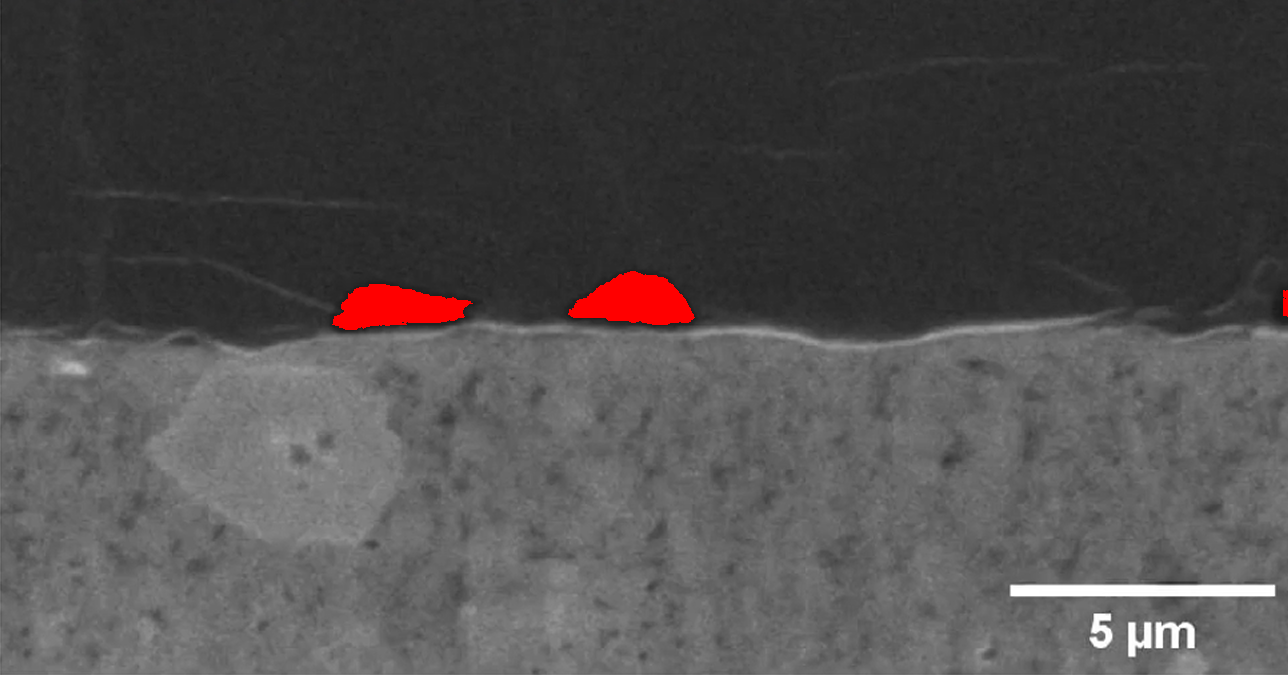
#> input picture 10_Rycle_Rerun/CLAUDE/T1S1/backup9/Li_0.125_gap.png, 1288 x 675 px; its folder holds only this picture in this run
$ python py1.py ../../../CLAUDE/T1S1/backup9
#> lines starting #> are read from the running program, lines starting #| are printed output that depends on the picture; after the words box and inside, x2 and y2 are one past the last pixel; in counts of white or black regions, pixels touching at a corner belong together
#> in process_images, img is the input picture: PIL image 1288x675 RGB; mean R, G, B 79.2, 76.6, 76.6
import os
import csv
import sys
from PIL import Image
import numpy as np
from collections import deque

def get_gap_flag_map(gray_array):
    """
    Identify GAP pixels based on grayscale conditions:
    (1) Pixel value between 5-30 inclusive
    (2) Component containing adjacent pixel has >=20 contiguous pixels
    """
    height, width = gray_array.shape
#> height = 675; width = 1288
    mask = (gray_array >= 5) & (gray_array <= 30)
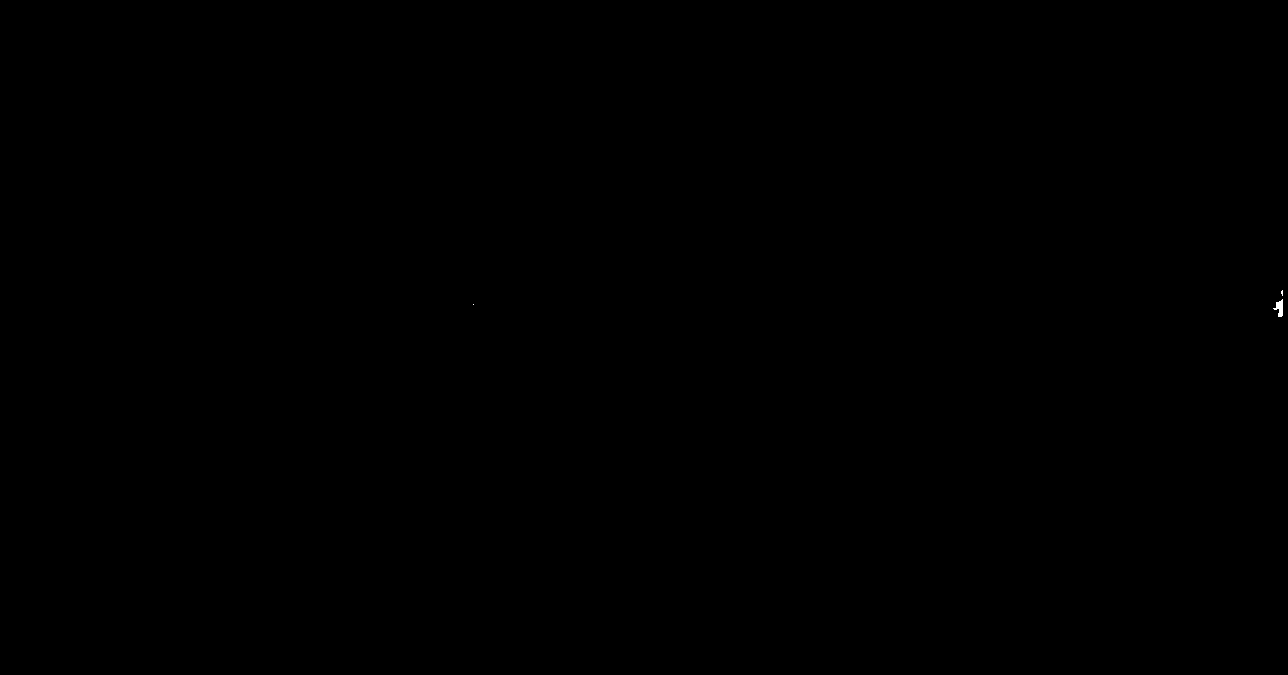
#> mask: shape (675, 1288) bool; 0.01% white; 3 white regions (2 under 20 px), largest, box (x1, y1, x2, y2) and area: (1273, 299, 1283, 317) 97
    labels = np.zeros((height, width), dtype=np.int32)
    comp_sizes = {}
    directions = [(1,0), (-1,0), (0,1), (0,-1)]
    current_label = 1

    for i in range(height):
        for j in range(width):
            if mask[i, j] and labels[i, j] == 0:
                component_pixels = []
                queue = deque([(i, j)])
                labels[i, j] = current_label
                while queue:
                    x, y = queue.popleft()
                    component_pixels.append((x, y))
                    for dx, dy in directions:
                        nx, ny = x + dx, y + dy
                        if (0 <= nx < height and 0 <= ny < width and
                            mask[nx, ny] and labels[nx, ny] == 0):
                            labels[nx, ny] = current_label
                            queue.append((nx, ny))
                comp_size = len(component_pixels)
                comp_sizes[current_label] = comp_size
                current_label += 1
#> labels: shape (675, 1288) int32; 4 distinct labels, from 0 to 3
#> after the loop, comp_sizes = {1: 9, 2: 97, 3: 1}; current_label = 4

    gap_flag = np.zeros_like(gray_array, dtype=np.uint8)
    for i in range(height):
        for j in range(width):
            if mask[i, j]:
                comp_size = comp_sizes.get(labels[i, j], 0)
                if comp_size >= 20:
                    gap_flag[i, j] = 1
#> gap_flag: shape (675, 1288); values 0 (black) and 1 (white), 0.01% white; 1 white region, box (x1, y1, x2, y2) and area: (1273, 299, 1283, 317) 97
    return gap_flag

def save_gap_csv(gray_array, gap_flag, csv_path):
    """Save pixel analysis data to CSV file"""
    height, width = gray_array.shape
#> height = 675; width = 1288
    with open(csv_path, 'w', newline='') as csvfile:
        writer = csv.writer(csvfile)
        writer.writerow(['row', 'column', 'grayscale_value', 'gap_flag'])
        for i in range(height):
            for j in range(width):
                writer.writerow([i, j, int(gray_array[i, j]), int(gap_flag[i, j])])

def create_highlighted_image(original_img, gap_flag, output_path):
    """Create output image with GAP pixels highlighted in red"""
    if original_img.mode != 'RGB':
        img_rgb = original_img.convert('RGB')
    else:
        img_rgb = original_img.copy()

    pixels = img_rgb.load()
    gap_points = np.argwhere(gap_flag == 1)
#> gap_points = 97 pairs, first value 299 to 316, second value 1273 to 1282
    for y, x in gap_points:
        pixels[x, y] = (255, 0, 0)  # Set pixel to red
#> this loop made 97 passes
#> (y, x) on passes 1 to 12: (299, 1282), (300, 1281), (300, 1282), (301, 1279), (301, 1280), (301, 1281), (301, 1282), (302, 1276), (302, 1277), (302, 1278), (302, 1279), (302, 1280)
    img_rgb.save(output_path, 'PNG')

def process_images(input_directory):
    """Process all 'Li_' prefix images in directory"""
    output_dir = r"C:\Users\admin\Desktop\Python_proj\ALL_RESULT\DS\T1S1\backup9"
    os.makedirs(output_dir, exist_ok=True)

    valid_exts = ('.png', '.jpg', '.jpeg')
    processed_files = []
    for filename in os.listdir(input_directory):
        if filename.startswith("Li_") and filename.lower().endswith(valid_exts):
            img_path = os.path.join(input_directory, filename)
            try:
                img = Image.open(img_path)
                gray_img = img.convert('L')
                gray_array = np.array(gray_img)

                gap_flag = get_gap_flag_map(gray_array)

                base_name = os.path.splitext(filename)[0]
                csv_path = os.path.join(output_dir, f"{base_name}_gap_analysis.csv")
                save_gap_csv(gray_array, gap_flag, csv_path)

                img_out_path = os.path.join(output_dir, f"{base_name}_gap_highlighted.png")
                create_highlighted_image(img, gap_flag, img_out_path)

                processed_files.append(filename)
            except Exception as e:
                print(f"Error processing {filename}: {str(e)}")

    return processed_files

if __name__ == "__main__":
    if len(sys.argv) != 2:
        print("Usage: python py1.py <input_directory>")
        sys.exit(1)

    input_directory = sys.argv[1]
    processed = process_images(input_directory)
    print(f"Processed {len(processed)} images: {', '.join(processed)}")

$ run again, on 10_Rycle_Rerun/CLAUDE/T1S1/backup9/Li_0.375_gap.png
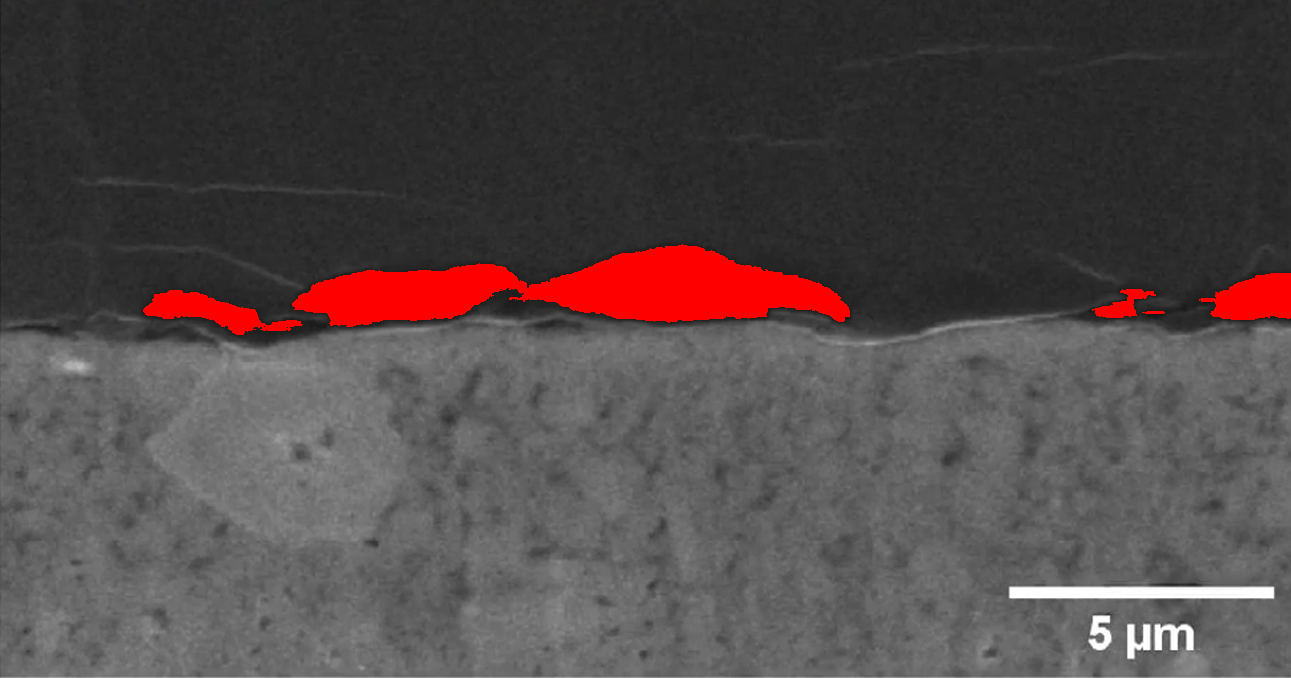
#> input picture 10_Rycle_Rerun/CLAUDE/T1S1/backup9/Li_0.375_gap.png, 1291 x 678 px
#> in process_images, img is the input picture: PIL image 1291x678 RGB; mean R, G, B 82.2, 72.9, 72.9
#> in process_images, `gray_img = img.convert('L')`:
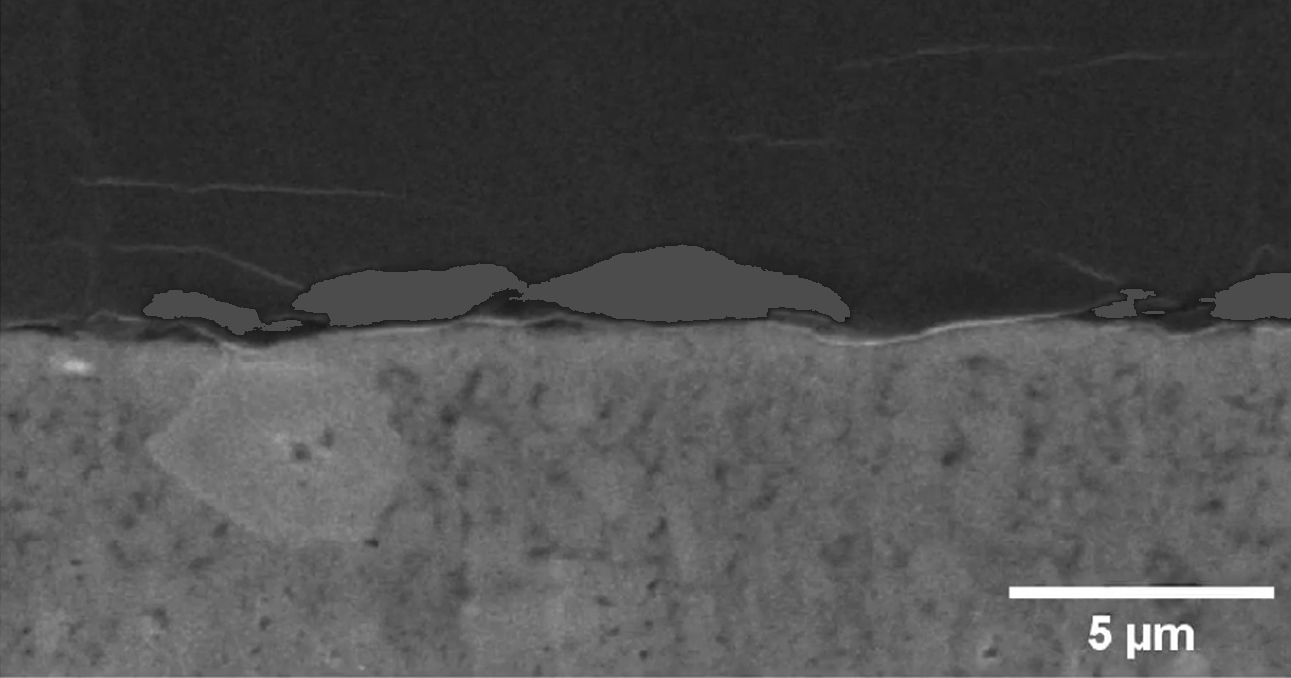
#> gray_img: PIL image 1291x678 L; min 18, max 255, mean 75.7
#> mask: shape (678, 1291) bool; 0.06% white; 43 white regions (37 under 20 px), largest, box (x1, y1, x2, y2) and area: (505, 300, 524, 308) 105, (305, 321, 326, 328) 95, (1145, 314, 1164, 318) 57, (1180, 304, 1187, 311) 29, (268, 331, 282, 335) 28, (1201, 302, 1212, 305) 27
#> gap_points = 340 pairs, first value 300 to 334, second value 268 to 1211
#> the loop in create_highlighted_image, `for y, x in gap_points:` made 340 passes
#> (y, x) on passes 1 to 3: (300, 509), (300, 510), (300, 511)

$ run again, on 10_Rycle_Rerun/CLAUDE/T1S1/backup9/Li_0.5_gap.png
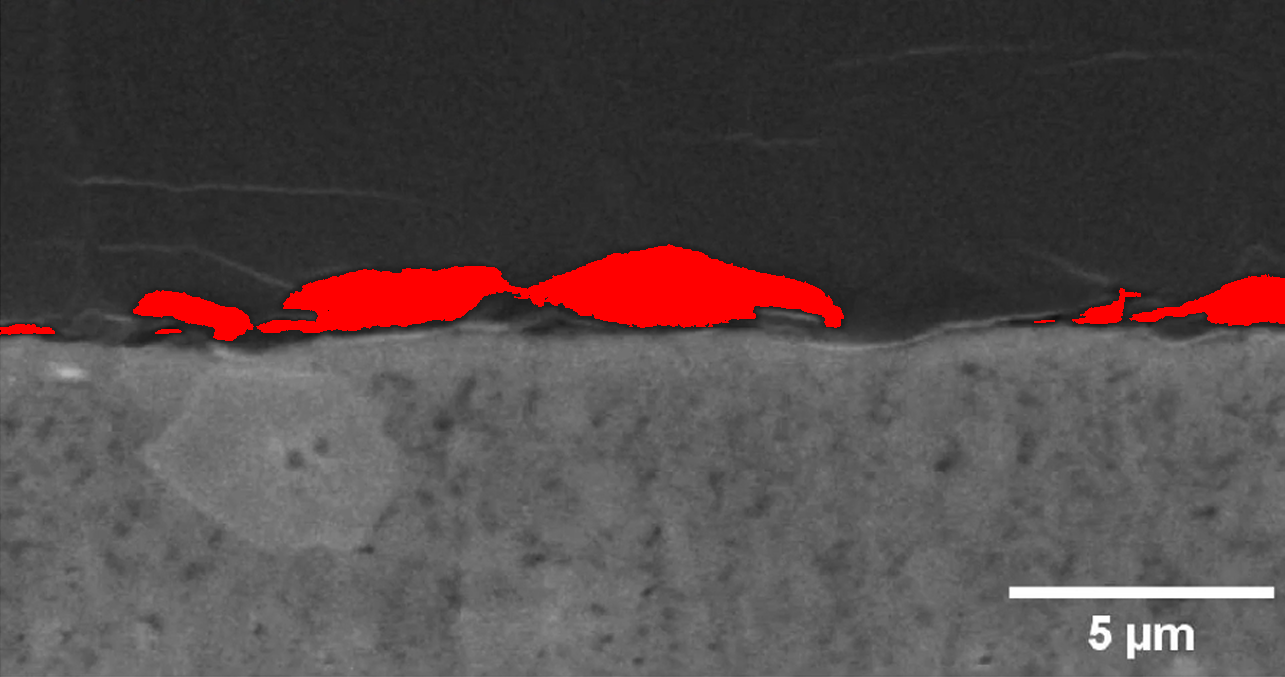
#> input picture 10_Rycle_Rerun/CLAUDE/T1S1/backup9/Li_0.5_gap.png, 1285 x 677 px
#> in process_images, img is the input picture: PIL image 1285x677 RGB; mean R, G, B 82.3, 72, 72
#> in process_images, `gray_img = img.convert('L')`:
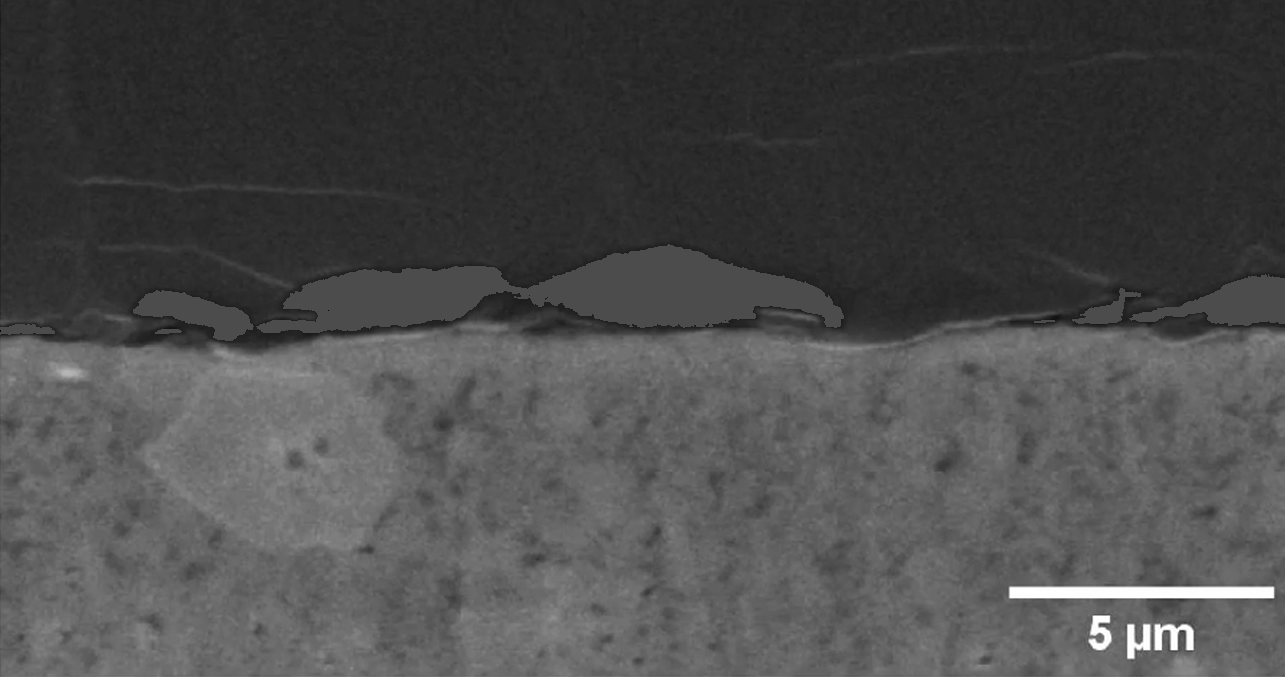
#> gray_img: PIL image 1285x677 L; min 2, max 255, mean 75.1
#> mask: shape (677, 1285) bool; 0.05% white in thin lines or dots, all inside (x1, y1, x2, y2) = (0, 13, 1154, 336)
#> gap_points = 198 pairs, first value 297 to 335, second value 163 to 1134
#> the loop in create_highlighted_image, `for y, x in gap_points:` made 198 passes
#> (y, x) on passes 1 to 3: (297, 1125), (297, 1126), (297, 1127)
